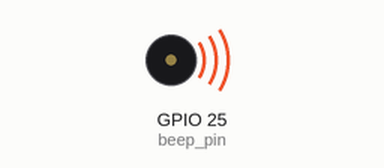
This sketch was run on a simulated ESP32. Parts: buzzer (waves = sounding).

Above: at 0.1 s.
Timing chart, 0 to 1.6 s (numbered marks = the images above):
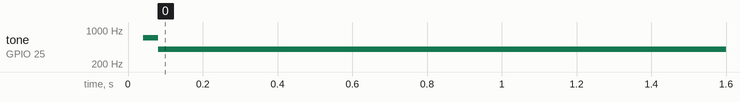

The sketch:

main.ino
```cpp
/* 深圳市普中科技有限公司（PRECHIN 普中）
   技术支持：www.prechin.net
 *
 * 实验名称：蜂鸣器实验
 *
 * 接线说明：蜂鸣器模块-->ESP32 IO
 *         (BEEP)-->(25)
 *
 * 实验现象：程序下载成功后，BEEP模块发出声音
 *
 * 注意事项：
 *
 */

//定义蜂鸣器控制管脚
#define beep_pin  25
char g_i=0;

void setup() {
  pinMode(beep_pin, OUTPUT);//设置引脚为输出模式
}

void loop() {
  g_i=!g_i;
  digitalWrite(beep_pin,g_i);//引脚输出电平翻转
  delayMicroseconds(250);//延时250us
}
```

Measured:
- by itself, tone on GPIO 25 (beep_pin): silent → 695 Hz at 0.04 s, → 399 Hz 0.04 s later
